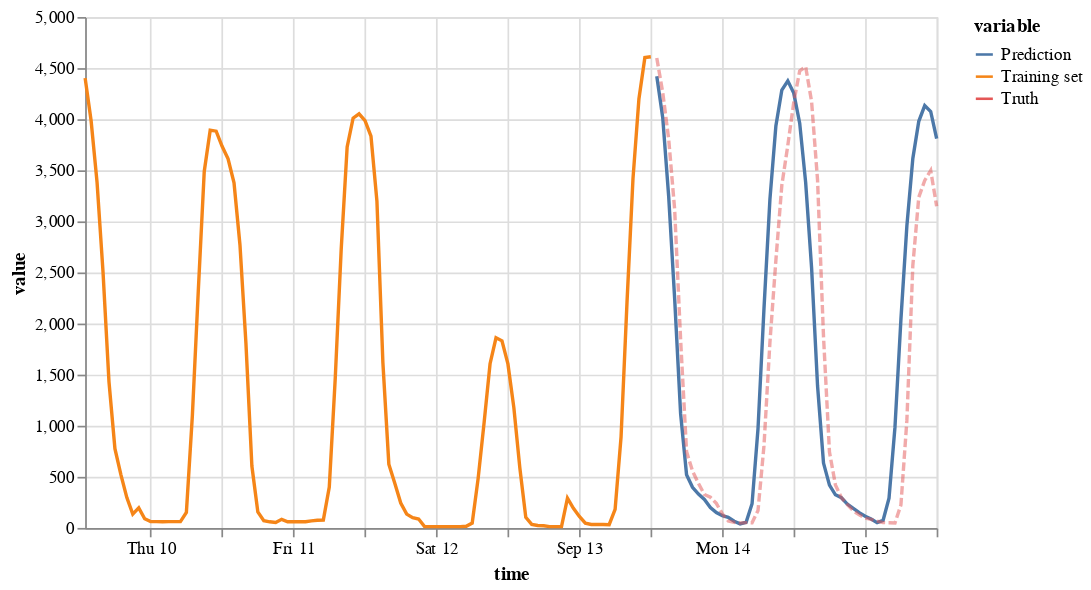

The cell this chart's notebook holds for it:
### Code cell
on.plots.prediction(train[-96:], pred, test[:48])

### Figure 1 — Vega specification as saved in the notebook (floating-point values rounded to 4 significant figures; data arrays with more than 128 entries replaced by an {"elided": "..."} marker saying what was removed)
{"$schema": "https://vega.github.io/schema/vega/v5.json", "data": [{"name": "source_0", "values": {"elided": "192 records"}, "transform": [{"type": "formula", "expr": "toDate(datum['time'])", "as": "time"}]}, {"name": "source_0_y_domain_value", "values": [{"min": 13.0, "max": 4611.0}]}, {"name": "source_0_color_domain_variable", "values": [{"variable": "Training set"}, {"variable": "Prediction"}, {"variable": "Truth"}]}], "marks": [{"type": "group", "name": "pathgroup", "from": {"facet": {"data": "source_0", "name": "faceted_path_main", "groupby": ["variable"]}}, "encode": {"update": {"height": {"field": {"signal": null, "datum": null, "group": "height", "parent": null}}, "width": {"field": {"signal": null, "datum": null, "group": "width", "parent": null}}}}, "marks": [{"type": "line", "name": "marks", "from": {"data": "faceted_path_main"}, "sort": {"field": "datum[\"time\"]"}, "encode": {"update": {"strokeDash": [{"value": [5, 2], "test": "(datum.variable === 'Truth')"}, {"value": [0]}], "description": {"signal": "\"time: \" + (timeFormat(datum[\"time\"], '%b %d, %Y')) + \"; value: \" + (format(datum[\"value\"], \"\")) + \"; variable: \" + (isValid(datum[\"variable\"]) ? datum[\"variable\"] : \"\"+datum[\"variable\"])"}, "opacity": [{"value": 0.5, "test": "(datum.variable === 'Truth')"}, {"value": 1}], "x": {"field": "time", "scale": "x"}, "stroke": {"field": "variable", "scale": "color"}, "y": {"field": "value", "scale": "y"}, "defined": {"signal": "isValid(datum[\"time\"]) && isFinite(+datum[\"time\"]) && isValid(datum[\"value\"]) && isFinite(+datum[\"value\"])"}}}, "style": ["line"]}]}], "scales": [{"name": "x", "type": "time", "domain": {"data": "source_0", "field": "time"}, "range": [0, {"signal": "width"}]}, {"name": "y", "type": "linear", "domain": [{"signal": "(data(\"source_0_y_domain_value\")[0] || {}).min"}, {"signal": "(data(\"source_0_y_domain_value\")[0] || {}).max"}], "range": [{"signal": "height"}, 0], "nice": true, "zero": true}, {"name": "color", "type": "ordinal", "domain": {"data": "source_0_color_domain_variable", "field": "variable", "sort": true}, "range": "category"}], "axes": [{"scale": "x", "gridScale": "y", "tickCount": {"signal": "ceil(width/40)"}, "orient": "bottom", "domain": false, "aria": false, "zindex": 0, "maxExtent": 0, "labels": false, "minExtent": 0, "grid": true, "ticks": false}, {"scale": "y", "tickCount": {"signal": "ceil(height/40)"}, "orient": "left", "ticks": false, "zindex": 0, "minExtent": 0, "grid": true, "gridScale": "x", "aria": false, "maxExtent": 0, "labels": false, "domain": false}, {"scale": "x", "labelOverlap": true, "orient": "bottom", "grid": false, "tickCount": {"signal": "ceil(width/40)"}, "zindex": 0, "labelFlush": true, "title": "time"}, {"scale": "y", "grid": false, "labelOverlap": true, "tickCount": {"signal": "ceil(height/40)"}, "zindex": 0, "title": "value", "orient": "left"}], "height": 300, "style": "cell", "legends": [{"stroke": "color", "symbolType": "stroke", "title": "variable", "encode": {"symbols": {"update": {"opacity": {"value": 1}}}}}], "padding": 5, "width": 500, "background": "white"}
